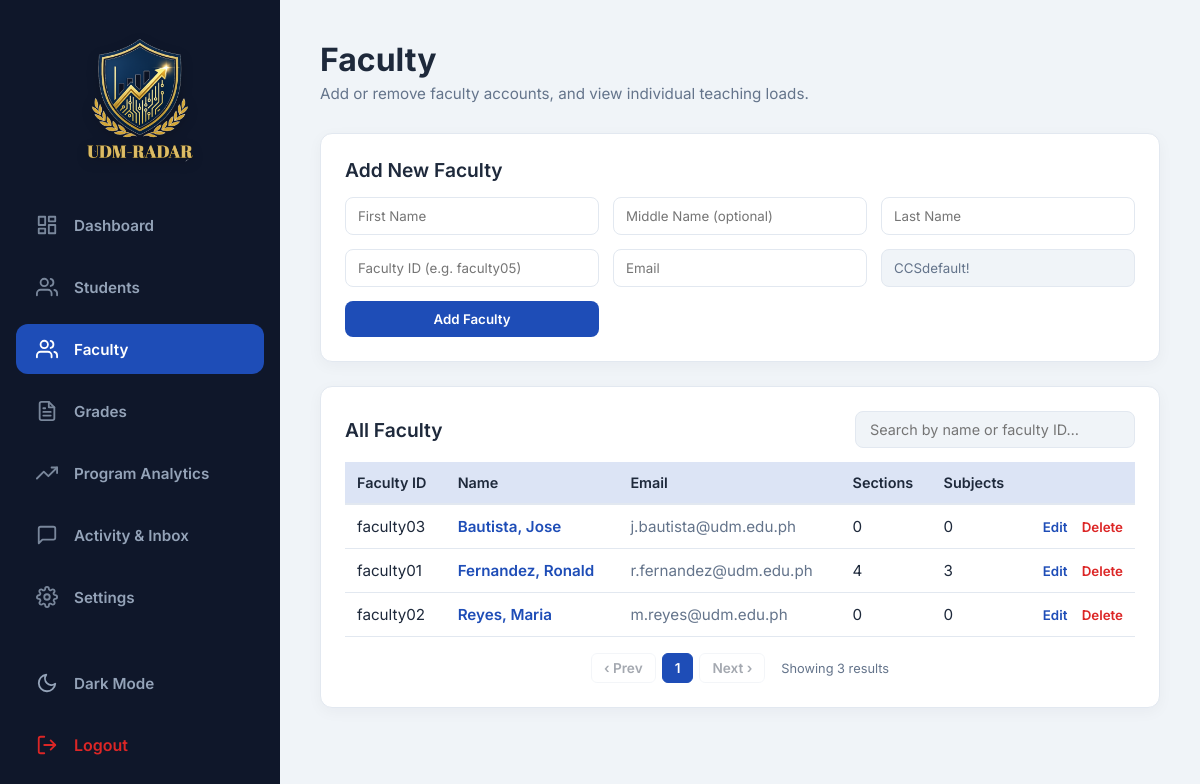
The page /admin/faculty.php (signed in) on the database as committed earlier.
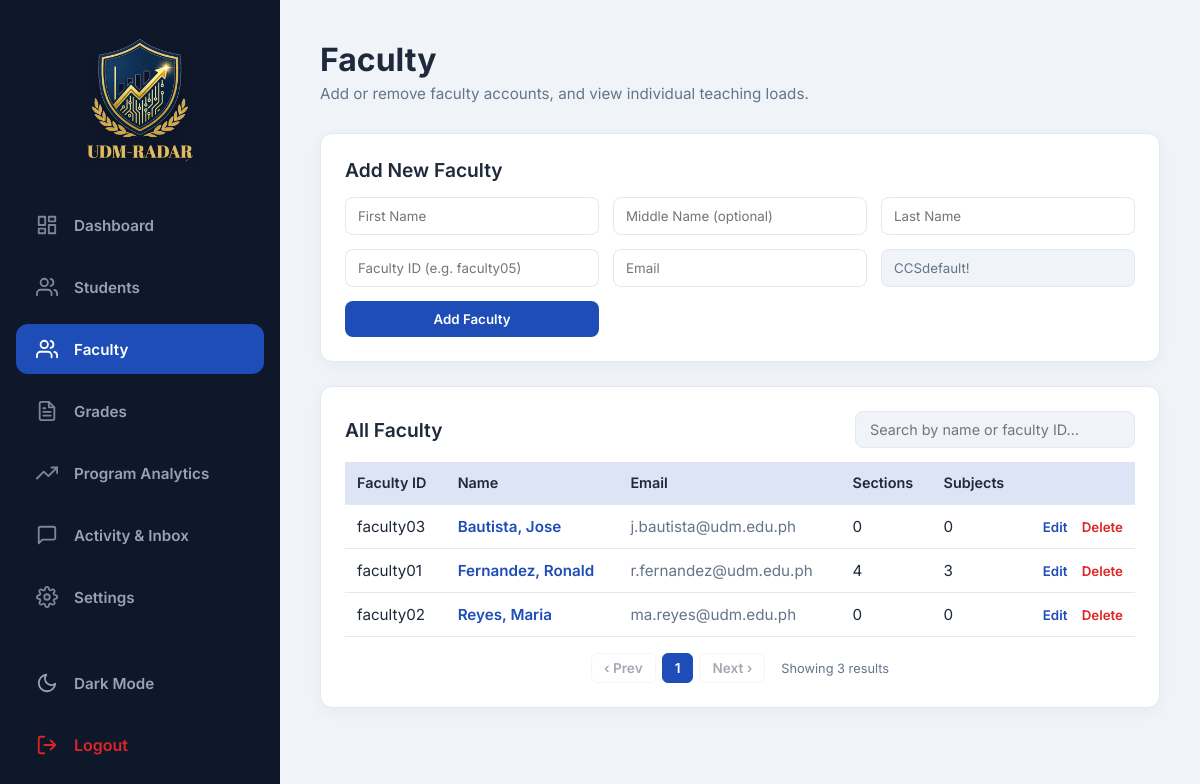
The same page on the database as committed later.
### tables this page shows
CREATE TABLE `users` (
  `id` int(11) NOT NULL COMMENT 'Primary key. This is the ID every other table means when it says student_id, faculty_user_id, encoded_by, etc. — they all point here, never to student_profiles.id.',
  `user_id` varchar(30) NOT NULL COMMENT 'Login username — a student number (e.g. 24-22-238), a faculty ID (e.g. faculty01), or "admin". NOT the same thing as users.id.',
  `password_hash` varchar(255) NOT NULL COMMENT 'bcrypt hash, never plaintext.',
  `role` enum('student','faculty','admin') NOT NULL COMMENT 'Determines which portal (student/, faculty/, admin/) this account can log into.',
  `first_name` varchar(50) NOT NULL COMMENT 'Real stored column.',
  `middle_name` varchar(50) DEFAULT NULL COMMENT 'Real stored column, optional.',
  `last_name` varchar(50) NOT NULL COMMENT 'Real stored column.',
  `name` varchar(160) GENERATED ALWAYS AS (trim(concat_ws(' ',`first_name`,`middle_name`,`last_name`))) VIRTUAL COMMENT 'GENERATED column (CONCAT_WS of first/middle/last) — read-only, cannot appear in an INSERT column list. Kept so pages that only need a display name do not have to know about the split columns.',
  `email` varchar(150) DEFAULT NULL COMMENT 'Optional; students seeded from masterlist data have no real email on file.',
  `is_active` tinyint(1) DEFAULT 1 COMMENT 'Soft-disable flag. Not currently enforced anywhere in login.php — an inactive account can still log in unless that check is added.',
  `created_at` timestamp NOT NULL DEFAULT current_timestamp() COMMENT 'Account creation time, not enrollment date.'
);

### config/constants.php (called while the page is built, shortened)
<?php
function formatNameLastFirst(string $first, ?string $middle, string $last): string {
    $mi = $middle ? ' ' . strtoupper(substr(trim($middle), 0, 1)) . '.' : '';
    return trim($last) . ', ' . trim($first) . $mi;
}
?>

### admin/faculty.php (the view, shortened to what the changed rows need)
<?php
require_once '../config/constants.php';
$db = getDB();
$faculty = $db->query("
    SELECT u.id, u.user_id, u.first_name, u.middle_name, u.last_name, u.email, u.is_active,
           COUNT(DISTINCT fcl.section)    AS sections_handled,
           COUNT(DISTINCT fcl.subject_id) AS subjects_handled
    FROM users u
    LEFT JOIN faculty_class_loads fcl ON fcl.faculty_user_id = u.id
    WHERE u.role = 'faculty'
    GROUP BY u.id
    ORDER BY u.last_name, u.first_name
")->fetchAll();
require_once '../includes/header.php';
?>
<div class="main-content">
    <div class="header">
        <div><h1>Faculty</h1><p style="color: var(--text-gray);">Add or remove faculty accounts, and view individual teaching loads.</p></div>
    </div>
    <div class="card">
        <?php if (empty($faculty)): ?>
            <p class="empty-state">No faculty on record.</p>
        <?php else: ?>
        <table id="faculty-table" style="width: 100%; border-collapse: collapse;">
            <thead>
                <tr style="background: var(--table-header-bg); border-bottom: 2px solid var(--border-color);">
                    <th style="padding: 12px; text-align: left; color: var(--text-dark);">Faculty ID</th>
                    <th style="padding: 12px; text-align: left; color: var(--text-dark);">Name</th>
                    <th style="padding: 12px; text-align: left; color: var(--text-dark);">Email</th>
                    <th style="padding: 12px; text-align: left; color: var(--text-dark);">Sections</th>
                    <th style="padding: 12px; text-align: left; color: var(--text-dark);">Subjects</th>
                    <th></th>
                </tr>
            </thead>
            <tbody id="faculty-tbody">
                <?php foreach ($faculty as $f):
                    $fid = $f['id'];
                    $searchBlob = strtolower($f['user_id'] . ' ' . formatNameLastFirst($f['first_name'], $f['middle_name'], $f['last_name']));
                ?>
                <tr class="row-clickable" data-search="<?= htmlspecialchars($searchBlob) ?>" onclick="openFacultyModal(<?= $fid ?>)" style="border-bottom: 1px solid var(--border-color);">
                    <td style="padding: 12px; color: var(--text-dark);"><?= htmlspecialchars($f['user_id']) ?></td>
                    <td style="padding: 12px; font-weight:600; color:var(--accent-blue);"><?= htmlspecialchars(formatNameLastFirst($f['first_name'], $f['middle_name'], $f['last_name'])) ?></td>
                    <td style="padding: 12px; color: var(--text-gray);"><?= htmlspecialchars($f['email'] ?? '—') ?></td>
                    <td style="padding: 12px; color: var(--text-dark);"><?= (int) $f['sections_handled'] ?></td>
                    <td style="padding: 12px; color: var(--text-dark);"><?= (int) $f['subjects_handled'] ?></td>
                    <td onclick="event.stopPropagation();" style="padding: 12px; text-align: right;">
                        <button type="button" onclick="openEditModal(<?= $fid ?>)"
                            style="background:none; border:none; color:var(--accent-blue); font-weight:600; cursor:pointer; font-family:inherit; padding:0; margin-right:10px;">Edit</button>
                        <form method="POST" action="faculty.php" onsubmit="return confirm('Remove this faculty account? This cannot be undone.');" style="display:inline; margin:0;">
                            <button type="submit" style="background:none; border:none; color:var(--risk-high); font-weight:600; cursor:pointer; font-family:inherit; padding:0;">Delete</button>
                        </form>
                    </td>
                </tr>
                <?php endforeach; ?>
            </tbody>
        </table>
        <?php endif; ?>
    </div>
</div>
<?php require_once '../includes/footer.php'; ?>

Rows that differ between the two databases and show on the page:
changed users "faculty02": email "m.reyes@udm.edu.ph" → "ma.reyes@udm.edu.ph"
